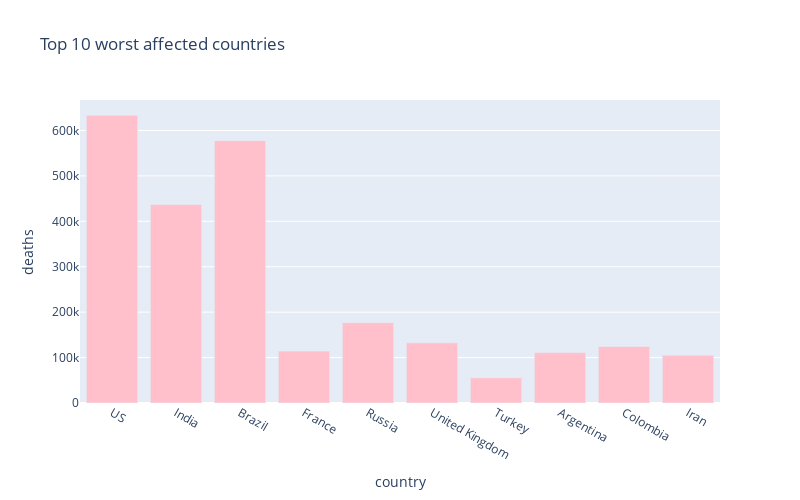

Notebook cell for this chart:
### Markdown cell above
# 10 worst hit countries - Death cases

### Code cell
px.bar(
    sorted_country_df.head(10),
    x = "country",
    y = "deaths",
    title= "Top 10 worst affected countries", # the axis names
    color_discrete_sequence=["pink"], 
    height=500,
    width=800
)

### Figure 1 — Plotly figure (JSON) as saved in the notebook; plotly's stock layout.template omitted (floating-point values rounded to 4 significant figures)
{"data": [{"alignmentgroup": "True", "hovertemplate": "country=%{x}<br>deaths=%{y}<extra></extra>", "legendgroup": "", "marker": {"color": "pink", "pattern": {"shape": ""}}, "name": "", "offsetgroup": "", "orientation": "v", "showlegend": false, "textposition": "auto", "type": "bar", "x": ["US", "India", "Brazil", "France", "Russia", "United Kingdom", "Turkey", "Argentina", "Colombia", "Iran"], "xaxis": "x", "y": [633761, 436861, 577565, 114269, 176904, 132466, 55469, 111117, 124567, 105287], "yaxis": "y"}], "layout": {"barmode": "relative", "height": 500, "legend": {"tracegroupgap": 0}, "title": {"text": "Top 10 worst affected countries"}, "width": 800, "xaxis": {"anchor": "y", "domain": [0, 1], "title": {"text": "country"}}, "yaxis": {"anchor": "x", "domain": [0, 1], "title": {"text": "deaths"}}}}
